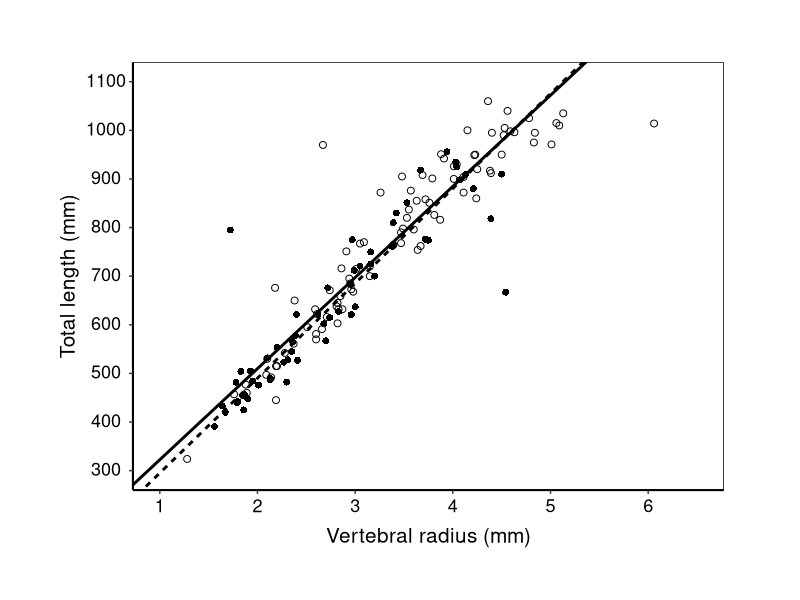

Reproduce this figure in R.
## ---- chunk 1
# Load libraries
library(readxl)
library(ggplot2)
## ---- chunk 2
# Load data
Z_brevicaudata <- read_excel(
  "data/Z_brevicaudata.xlsx",
  sheet = "Z.brevicaudata"
)

head(Z_brevicaudata)
## ---- chunk 3
# ANCOVA: test if vertebral radius differs by sex
model <- aov(Rv_san ~ Sexo, data = Z_brevicaudata)
summary(model) 
## ---- chunk 4
# Linear regressions by sex
Males<- read_excel("data/Z_brevicaudata.xlsx",
                    sheet= "Machos")

Reg_males= lm(Lt~Rv_san, data= Males)
summary(Reg_males)
coef(Reg_males)
## ---- chunk 5
Females<- read_excel("data/Z_brevicaudata.xlsx",
                     sheet= "Hembras")

Reg_females= lm(Lt~Rv_san, data= Females)
summary(Reg_females)
coef(Reg_females)
## ---- chunk 6
# Plot: Vertebral radius vs total length
rvlt<-ggplot(Z_brevicaudata, aes(x =Rv_san, y = Lt))+ 
  geom_point(aes(shape=Sexo, color=Sexo), size=2) +
  scale_shape_manual(labels=c("Females (n= 91)", "Males (n= 60)"), 
                     values=c(1, 16),                         
                     name="")+
  scale_color_manual(labels=c("Females (n= 91)", "Males (n= 60)"),                
                     values=c("black", "black"),                      #color
                     name="")+                         
  geom_abline(show.legend=NA, linewidth=1,aes(slope = 195.0742 , intercept =  100.0173, #Males
                                         linetype="solid"))+
  geom_abline(show.legend=NA, linewidth=1,aes(slope = 187.4284 , intercept =   134.9844, #Females
                                         linetype="longdash"))+
  scale_y_continuous(limits = c(300, 1100), breaks = seq(300, 1100, by = 100))+
  scale_x_continuous(limits = c(1, 6.5), breaks = seq(1, 6.5, by = 1))+
  theme(legend.position = "none", panel.border = element_rect(fill=NA),
        axis.line = element_line(linewidth = 0.7, colour = "black"),                       #define tama?o y color de los ejes
        axis.text.x = element_text(size=13, face= "plain", colour = "black", vjust = 0.4), # tama?o y color del texto de los ejes
        axis.text.y = element_text(size=13, face= "plain", colour = "black", hjust=0.5, vjust = 0.4),
        axis.title.x =element_text(size=15,colour = "black", vjust = -1),       # tama?o y color del t?tulo de los ejes
        axis.title.y =element_text(size=rel(1),colour= "black", vjust = 1.5),   #s?lo el eje y, definido en forma relativa al valor de "axis.title"
        text = element_text(size=15),                                               # tama?o de partida de todos los textos
        plot.background = element_rect(color="white", fill="white", linewidth=3),        # color de borde y fondo de la figura
        panel.background = element_rect(fill="white"),                              # color de fondo del panel
        plot.margin = margin(t = 45,  # Top margin
                             r = 55,  # Right margin
                             b = 45,  # Bottom margin
                             l = 45) # Left margin
  )+
  labs(x = "Vertebral radius (mm)",y = "Total length (mm)")

rvlt
